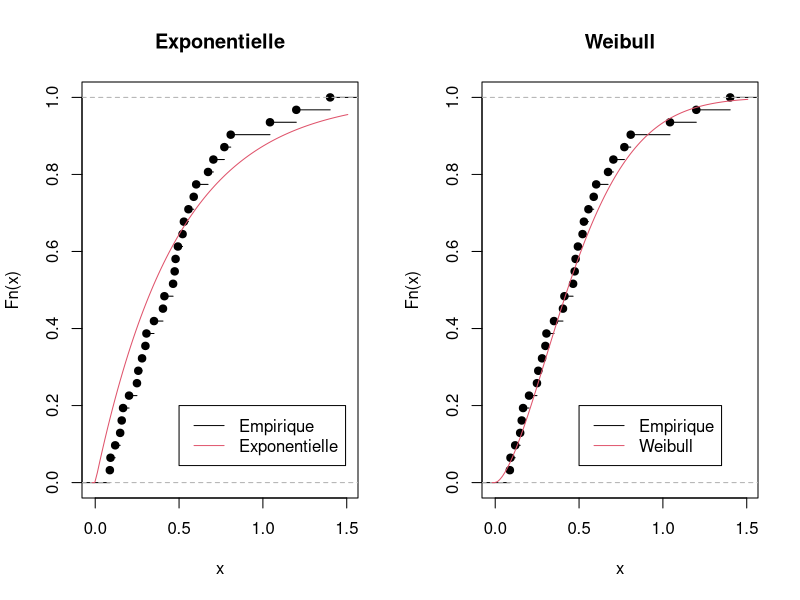

Reproduce this figure in R.
T_i <- c(0.3055285, 0.7095883, 0.7968152,
0.9986248, 1.411262, 1.690603, 2.21957, 2.368388, 3.567566, 4.041499,
4.39206, 4.979485, 6.380634, 6.98289, 7.753156, 8.309093, 8.5659,
9.045187, 9.718129, 10.5263, 10.7752, 11.26835, 11.43449, 11.55362,
12.25831, 12.72269, 13.02203, 14.06437, 14.58528, 14.67648, 14.83452)

W_i <- diff(c(0, T_i))
par(mfrow = c(1, 2))

# a) ----------------------------------------------------------------------

param_poisson <- length(W_i) / 15

neglogvrais <- function(param) {
  - sum(log(dexp(W_i, param))) - log(1-pexp(15 - tail(T_i, 1), param))
}

mle_poisson <- optimize(neglogvrais, c(0, 10))

param_poisson <- mle_poisson$minimum
logvrais_poisson <- - mle_poisson$objective

plot.ecdf(W_i, main = "Exponentielle")
curve(pexp(x, param_poisson), add = TRUE, col = 2)
legend(0.5, 0.2, c("Empirique", "Exponentielle"), lty = c(1, 1), col = c(1, 2))

# b) ----------------------------------------------------------------------

neglogvrais <- function(params) {
  - sum(log(dweibull(W_i, params[1], params[2]))) - log(1-pweibull(15 - tail(T_i, 1), params[1], params[2]))
}

param_weibull <- constrOptim(c(1, 1), neglogvrais, NULL, diag(2), c(0, 0))
param_weibull$par

plot.ecdf(W_i, main = "Weibull")
curve(pweibull(x, param_weibull$par[1], param_weibull$par[2]), add = TRUE, col = 2)
legend(0.5, 0.2, c("Empirique", "Weibull"), lty = c(1, 1), col = c(1, 2))

# c) ----------------------------------------------------------------------

R <- 2 * (-param_weibull$value - logvrais_poisson)
qchisq(0.95, 1)
1 - pchisq(R, 1)

# d) ----------------------------------------------------------------------

1 - pexp(1, param_poisson)
1 - pweibull(1, param_weibull$par[1], param_weibull$par[2])
